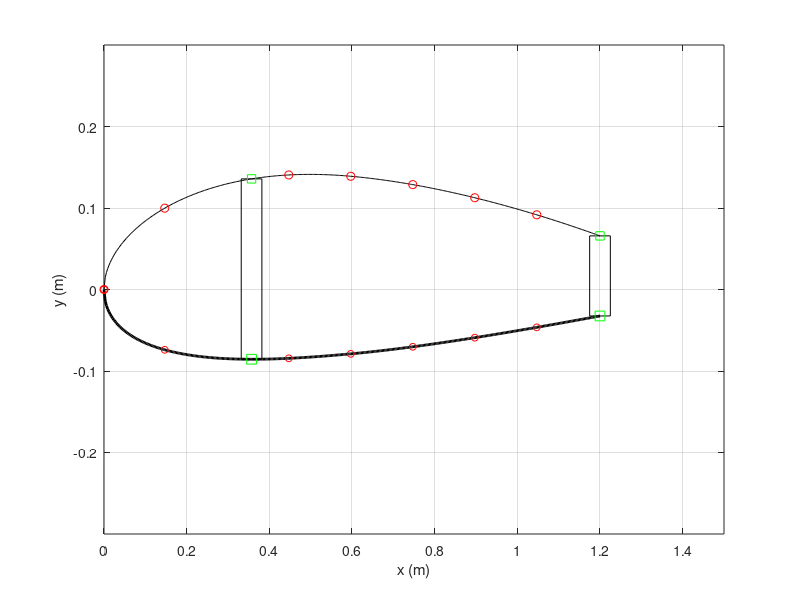

Here is the MATLAB script that generated this plot:
% function [Ixx, Iyy, Ixy, skin, spar, str, caps] = build_airfoil()
%% airfoil section profile
% NACA 2415
close all; clc; clear all;

%% 2415 Airfoil 
m = 0.02;               % 
p = 0.4;                % max camber
t = 0.15;               % max thickness 
c = 1.5;                % chord length
nx = 500;               % number of increments
dx = c/nx;  
x = 0:dx:c;             % even spacing

%% Structural elements (arbitrary inputs for now)
skin.t = 0.01;                               % thickness of skin
spar.t = 0.05;                               % thickness of spar
str.A_upp = 0.05;                            % area of each upper stringer
str.A_low = 0.05;                            % area of each lower stringer
caps.A = 0.1;                                % area of spar caps
spar.x = x(120);                                                      % choose x location of spar
str.x_upp = [x(1), x(50), x(150), x(200), x(250),x(300), x(350)];     % choose x locations of upper stringers
str.x_low = [x(1), x(50), x(150), x(200), x(250),x(300), x(350)];     % choose x locations of lower stringers


%% Create Airfoil from equation
yc = zeros(1,nx+1);
yt = zeros(1,nx+1);
yU0 = zeros(1,nx+1);
yL0 = zeros(1,nx+1);
theta = zeros(1,nx+1);
xb = p*c;
i_xb = xb/dx + 1;  

% NACA equation source: http://www.aerospaceweb.org/question/airfoils/q0041.shtml    
for i = 1:nx+1
    yt(i) = 5*t*c*(0.2969*sqrt(x(i)/c) - 0.1260*(x(i)/c) - 0.3516*(x(i)/c)^2 + 0.2843*(x(i)/c)^3 - 0.1015*(x(i)/c)^4);
    if i <= i_xb
        yc(i) = m*x(i)/p^2*(2*p - x(i)/c);
        theta(i) = atan(2*m/p^2*(p - x(i)/c));
    else
        yc(i) = m*(c - x(i))/(1-p)^2*(1 + x(i)/c - 2*p);
        theta(i) = atan(2*m/(1-p)^2*(p-x(i)/c));
    end
    yU0(i) = yc(i) + yt(i)*cos(theta(i));
    yL0(i) = yc(i) - yt(i)*cos(theta(i));
end

% The last 20% of the chord length of the airfoil was neglected under the assumption that
% this section contained flaps and ailerons, and would therefore not support aerodynamic loads.
i_xend = round(0.8*c/dx)+1;
x = x(1:i_xend);
yU = yU0(1:i_xend);
yL = yL0(1:i_xend);

%% Spars
spar.x = [spar.x,x(end)];                    % x location of spar
spar.n = length(spar.x);                     % number of spars
spar.i = round(spar.x./dx)+1;                % index of spars  
spar.h = yU(spar.i) - yL(spar.i);            % height of spar
spar.Cy = (yU(spar.i) + yL(spar.i))/2;       % y centroid of spar  
spar.A = spar.t*spar.h;                      % area of spar


%% Stringers
str.n_upp = length(str.x_upp);                            % number of upper stringers
str.i_upp = round(str.x_upp./dx)+1;                       % indices of upper stringers
str.n_low = length(str.x_low);                            % number of lower stringers
str.i_low = round(str.x_low./dx)+1;                       % indices of lower stringers

%% Nodes (based on TA's definition: node = skin and spar cap)
node.x_upp = [str.x_upp,spar.x];            % x location of upper stringers and spars
node.x_upp = sort(node.x_upp);              % sort ascending
% skin should be broken into smaller elements for higher accuracy of calculation
% break one skin element into two by adding one more node in between
skin.x_upp = zeros(1,2*length(node.x_upp)-1);
for i = 1:length(node.x_upp)-1
    skin.x_upp(2*i-1) = node.x_upp(i);
    skin.x_upp(2*i) = (node.x_upp(i) + node.x_upp(i+1))/2;
end
skin.x_upp(end) = node.x_upp(end);

skin.i_upp = round(skin.x_upp/dx)+1;       % indices of skins
skin.n_upp = length(skin.x_upp)-1;         % number of upper skins
skin.l_upp = zeros(1,skin.n_upp);          % length of upper skins
skin.A_upp = zeros(1,skin.n_upp);          % area of upper skins
skin.Cx_upp = zeros(1,skin.n_upp);         % x centroid of upper skins
skin.Cy_upp = zeros(1,skin.n_upp);         % y centroid of upper skins

for i = 1:skin.n_upp
    skin.l_upp(i) = sqrt((yU(skin.i_upp(i+1)) - yU(skin.i_upp(i)))^2 + (skin.x_upp(i+1) - skin.x_upp(i))^2);  
    skin.A_upp(i) = skin.t*skin.l_upp(i);
    skin.Cx_upp(i) = (skin.x_upp(i+1) + skin.x_upp(i))/2;
    skin.Cy_upp(i) = (yU(skin.i_upp(i+1)) + yU(skin.i_upp(i)))/2;
end

% lower nodes
node.x_low = [str.x_low,spar.x];
node.x_low = sort(node.x_low);

skin.x_low = zeros(1,2*length(node.x_low)-1);
for i = 1:length(node.x_low)-1
    skin.x_low(2*i-1) = node.x_low(i);
    skin.x_low(2*i) = (node.x_low(i) + node.x_low(i+1))/2;
end
skin.x_low(end) = node.x_low(end);

skin.i_low = round(skin.x_low/dx)+1;
skin.n_low = length(skin.x_low)-1;
skin.l_low = zeros(1,skin.n_low);
skin.A_low = zeros(1,skin.n_low);
skin.Cx_low = zeros(1,skin.n_low);
skin.Cy_low = zeros(1,skin.n_low);

for i = 1:skin.n_low
    skin.l_low(i) = sqrt((yL(skin.i_low(i+1)) - yL(skin.i_low(i)))^2 + (skin.x_low(i+1) - skin.x_low(i))^2);
    skin.A_low(i) = skin.t*skin.l_low(i);
    skin.Cx_low(i) = (skin.x_low(i+1) + skin.x_low(i))/2;
    skin.Cy_low(i) = (yL(skin.i_low(i+1)) + yL(skin.i_low(i)))/2;
end

%% Spar Caps
caps.x = spar.x;
caps.n = 2*length(caps.x);
caps.y_upp = yU(spar.i);
caps.y_low = yL(spar.i);

% Centroids of caps are at the x and y locations: caps.Cy = caps.C,

%% Centroid of the overall wing section
% initial value
Cx_sum = 2*(sum(caps.x)) + sum(str.x_upp) + sum(str.x_low) + sum(spar.x) + sum(skin.Cx_low) + sum(skin.Cx_upp) + sum(caps.x);
Cy_sum = sum(caps.y_low) + sum(caps.y_upp) + sum(yU(str.i_upp)) + sum(yL(str.i_low)) + sum(spar.Cy) + sum(skin.Cy_low) + sum(skin.Cy_upp);
A_sum = caps.A*caps.n + str.A_upp*str.n_upp + str.A_low*str.n_low + sum(spar.A) + sum(skin.A_low) + sum(skin.A_upp);

Cx = Cx_sum/A_sum;
Cy = Cy_sum/A_sum;

figure
plot(x,yU,'k',x,yL,'k','Linewidth',2);
ylim([-0.3 0.3])
hold on
xlim([0,c]);
plot(str.x_upp,yU(str.i_upp),'or',str.x_low,yL(str.i_low),'or','markersize',5);
% plot([x(1),x(1)],[yU(i(1)),yL(i(1))],'b',[x(end),x(end)],[yU(end),yL(end)],'b','Linewidth',3);
rectangle('Position',[x(spar.i(1))-spar.t/2, yL(spar.i(1)), spar.t, yU(spar.i(1))-yL(spar.i(1))]);
rectangle('Position',[x(spar.i(2))-spar.t/2, yL(spar.i(2)), spar.t, yU(spar.i(2))-yL(spar.i(2))]);
plot(spar.x,yU(spar.i),'sg',spar.x,yL(spar.i),'sg','markersize',7);
% plot([x(end),x(end)],[yU(end),yL(end)]);
scatter(Cx,Cy,'m*')
ylabel('y (m)')
xlabel('x (m)')
grid on

%% Make CCW coordinate system for shear flow
x_CCW = zeros(1,length(x));
yU_CCW = zeros(1,length(x));
yL_CCW = zeros(1,length(x));

for i = 1:length(x)
    x_CCW(i) = x(end - i + 1);
    yU_CCW(i) = yU(end - i + 1);
    yL_CCW(i) = yL(end - i + 1);
end
y_CCW = [yU_CCW yL_CCW(2:end)];         % the 2:end gets rid of the extra initial 0 value
x_CCW = [x_CCW x(2:end)];

%% Area moments of inertia

for i = 1:length(spar.x)
    spar.Ixx(i) = (spar.t*spar.h(i)^3)/12 + spar.A(i)*(spar.Cy(i) - Cy)^2;
    spar.Iyy(i) = (spar.h(i)*spar.t^3)/12 + spar.A(i)*(spar.x(i) - Cx)^2;
    spar.Ixy(i) = spar.A(i)*(spar.Cy(i) - Cy)*(spar.x(i) - Cx);
end

for i = 1:skin.n_upp
    skin.Ixx_upp(i) = skin.A_upp(i)*(skin.Cy_upp(i) - Cy)^2;
    skin.Iyy_upp(i) = skin.A_upp(i)*(skin.Cx_upp(i) - Cx)^2;
    skin.Ixy_upp(i) = skin.A_upp(i)*(skin.Cy_upp(i) - Cy)*(skin.Cx_upp(i) - Cx);
end

for i = 1:skin.n_low
    skin.Ixx_low(i) = skin.A_low(i)*(skin.Cy_low(i) - Cy)^2;
    skin.Iyy_low(i) = skin.A_low(i)*(skin.Cx_low(i) - Cx)^2;
    skin.Ixy_low(i) = skin.A_low(i)*(skin.Cy_low(i) - Cy)*(skin.Cx_low(i) - Cx);
end

for i = 1:str.n_upp
    str.Ixx_upp(i) = str.A_upp*(yU(str.i_upp(i)) - Cy)^2;
    str.Iyy_upp(i) = str.A_upp*(str.x_upp(i) - Cx)^2;
    str.Ixy_upp(i) = str.A_upp*(yU(str.i_upp(i)) - Cy)*(str.x_upp(i) - Cx);
end

for i = 1:str.n_low
    str.Ixx_low(i) = str.A_low*(yL(str.i_low(i)) - Cy)^2;
    str.Iyy_low(i) = str.A_low*(str.x_low(i) - Cx)^2;
    str.Ixy_low(i) = str.A_low*(yL(str.i_low(i)) - Cy)*(str.x_low(i) - Cx);
end

for i = 1:length(caps.x)
    caps.Ixx_upp(i) = caps.A*(caps.y_upp(i) - Cy)^2;
    caps.Iyy_upp(i) = caps.A*(caps.x(i) - Cx)^2;
    caps.Ixy_upp(i) = caps.A*(caps.y_upp(i) - Cy)*(caps.x(i) - Cx);
end

for i = 1:length(caps.x)
    caps.Ixx_low(i) = caps.A*(caps.y_low(i) - Cy)^2;
    caps.Iyy_low(i) = caps.A*(caps.x(i) - Cx)^2;
    caps.Ixy_low(i) = caps.A*(caps.y_low(i) - Cy)*(caps.x(i) - Cx);
end

Ixx = sum(spar.Ixx)+sum(skin.Ixx_upp)+sum(skin.Ixx_low)+sum(str.Ixx_upp)+sum(str.Ixx_low)+sum(caps.Ixx_low);
Iyy = sum(spar.Iyy)+sum(skin.Iyy_upp)+sum(skin.Iyy_low)+sum(str.Iyy_upp)+sum(str.Iyy_low)+sum(caps.Iyy_low);
Ixy = sum(spar.Ixy)+sum(skin.Ixy_upp)+sum(skin.Ixy_low)+sum(str.Ixy_upp)+sum(str.Ixy_low)+sum(caps.Ixy_low);


%% coordiante transformation: new origin at centroid
%
%
% You need to update x, yU, yL, x_skinU, x_skinL, x_spar, x_strU, x_strL
%
%